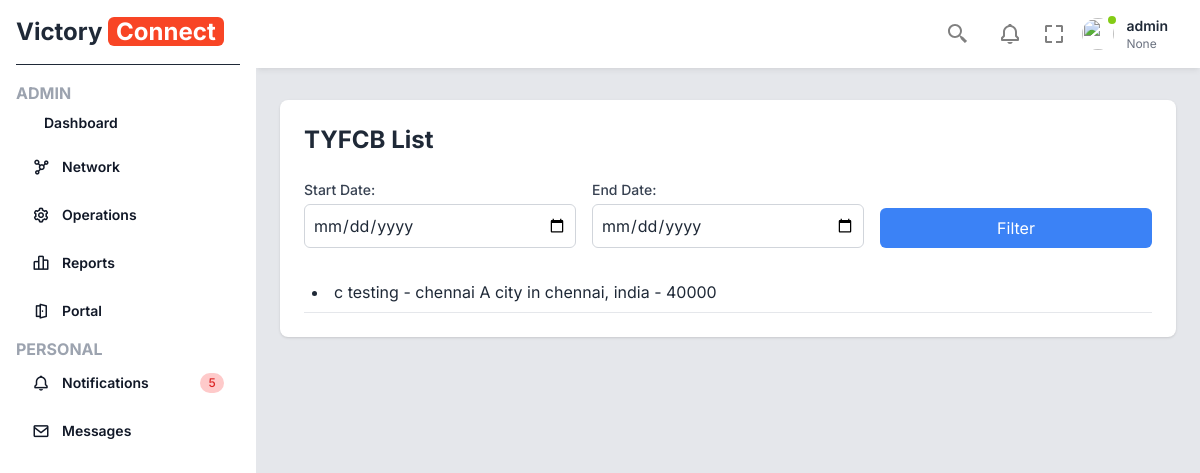
Page /tyfcb/ (signed in) on the earlier database version.
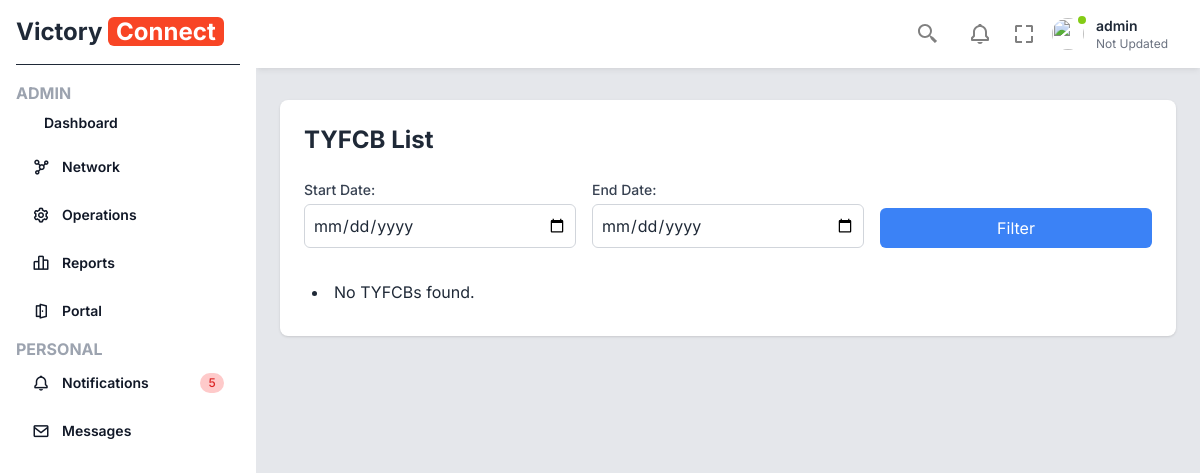
Same page on the later database version.
### base/models.py (models this page shows, shortened)
class MainProfile(models.Model):
    TITLE_CHOICES = [
        ('Mr.', 'Mr.'),
        ('Mrs.', 'Mrs.'),
        ('Miss', 'Miss'),
        ('Ms.', 'Ms.'),
        ('Dr.', 'Dr.'),
    ]
    GENDER_CHOICES = [
        ('Male', 'Male'),
        ('Female', 'Female'),
    ]
    MEMBERSHIP_STATUS_CHOICES = [
        ('Active', 'Active'),
        ('Not Active', 'Not Active'),
    ]
    uuid = models.UUIDField(default=uuid.uuid4, editable=False, unique=True)
    user = models.OneToOneField(User, on_delete=models.CASCADE)
    title = models.CharField(max_length=5, choices=TITLE_CHOICES, blank=True, null=True)
    first_name = models.CharField(max_length=100, blank=True, null=True)
    last_name = models.CharField(max_length=100, blank=True, null=True)
    suffix = models.CharField(max_length=100, blank=True, null=True)
    display_name = models.CharField(max_length=100, blank=True, null=True)
    gender = models.CharField(max_length=6, choices=GENDER_CHOICES)
    company_name = models.CharField(max_length=255, blank=True, null=True)
    product_service_description = models.CharField(max_length=255, blank=True, null=True)
    gst_registered_state = models.CharField(max_length=100, blank=True, null=True)
    gst_identification_number_or_pan = models.CharField(max_length=255, blank=True, null=True)
    industry = models.CharField(max_length=255, blank=True, null=True)
    classification = models.CharField(max_length=255, blank=True, null=True)
    requested_speciality = models.CharField(max_length=255, blank=True, null=True)
    membership_status = models.CharField(max_length=11, choices=MEMBERSHIP_STATUS_CHOICES)
    RenewalDueDate = models.CharField(max_length=255, blank=True, null=True)
    Chapter = models.ForeignKey('ChapterName', related_name='members', on_delete=models.SET_NULL, blank=True, null=True)
    my_business = models.TextField(blank=True, null=True)
    keywords = models.CharField(max_length=255, blank=True, null=True)

class TYFCB(models.Model):
    user = models.ForeignKey(User, on_delete=models.CASCADE)
    BUSINESS_TYPE_CHOICES = [
        ('new', 'New'),
        ('repeat', 'Repeat'),
    ]
    REFERRAL_TYPE_CHOICES = [
        ('tier_1', 'Tier 1'),
        ('tier_2', 'Tier 2'),
        ('tier_3+', 'Tier 3+'),
    ]
    id = models.UUIDField(primary_key=True, default=uuid.uuid4, editable=False)
    chapter_name = models.ForeignKey(ChapterName, on_delete=models.CASCADE)
    region_name = models.ForeignKey(Region, on_delete=models.CASCADE)
    referral_amount = models.IntegerField()
    business_type = models.CharField(max_length=10, choices=BUSINESS_TYPE_CHOICES)
    referral_type = models.CharField(max_length=10, choices=REFERRAL_TYPE_CHOICES)
    start_date = models.DateField(default=timezone.now)
    end_date = models.DateField(default=timezone.now)
    comments = models.TextField()

class ChapterName(models.Model):
    id = models.UUIDField(primary_key=True, default=uuid.uuid4, editable=False)
    chapter_name = models.CharField(max_length=255)
    last_updated_date = models.DateField(auto_now=True)
    def __str__(self):
        return self.chapter_name

class Region(models.Model):
    id = models.UUIDField(primary_key=True, default=uuid.uuid4, editable=False)
    country = models.ForeignKey(CountryData, related_name='regions', on_delete=models.CASCADE)
    city = models.ForeignKey(CityData, related_name='regions', on_delete=models.CASCADE)
    region_name = models.CharField(max_length=255)
    last_updated_date = models.DateField(auto_now=True)
    member_positions = models.ManyToManyField('RegionMemberPosition', related_name='regions', blank=True)
    def __str__(self):
        return f'{self.region_name} in {self.city}, {self.country}'

class CityData(models.Model):
    id = models.UUIDField(primary_key=True, default=uuid.uuid4, editable=False)
    city_name = models.CharField(max_length=255)
    country = models.ForeignKey(CountryData, related_name='cities', on_delete=models.CASCADE)
    last_updated_date = models.DateField(auto_now=True)
    def __str__(self):
        return self.city_name

class CountryData(models.Model):
    id = models.UUIDField(primary_key=True, default=uuid.uuid4, editable=False)
    country_name = models.CharField(max_length=255)
    last_updated_date = models.DateField(auto_now=True)
    def __str__(self):
        return self.country_name

### base/views/tyfcb.py (the view)
# urls.py: path('tyfcb/', tyfcb_list, name='tyfcb_list'),
@login_required
def tyfcb_list(request):
    form = request.GET
    start_date = form.get('start_date')
    end_date = form.get('end_date')
    query = Q(user=request.user)  # Filter by logged-in user
    if start_date and end_date:
        query &= Q(start_date__gte=start_date) & Q(end_date__lte=end_date)
    tyfcbs = TYFCB.objects.filter(query)
    return render(request, 'tyfcb/tyfcb_review.html', {'tyfcbs': tyfcbs, 'start_date': start_date, 'end_date': end_date})

### base/views/common.py (called while the page is built, shortened)
def common_data(request):
    context = {}
    if request.user.is_authenticated:
        current_user = request.user
        usr_name = current_user.username
        profile = MainProfile.objects.get(user=current_user)
        unseen_messages = oneToOneMessage.objects.filter(receiver=current_user, seen=False)
        unseen_messages_count = unseen_messages.count()
        unseen_messages_list = []
        context.update({
            'usr_profile': profile,
            'usr_name': usr_name,
            'unseen_messages_count': unseen_messages_count,
            'unseen_messages': unseen_messages_list,
        })
    else:
        context.update({
            'usr_name': "No name",
            'unseen_messages_count': 0,
            'unseen_messages': [],
        })
    return context

### templates/tyfcb/tyfcb_review.html
{% extends 'base.html' %}
{% block content %}
<div class="container mx-auto px-4 py-8">
    <div class="max-w-4xl mx-auto bg-white p-6 rounded-lg shadow">
        <h2 class="text-2xl font-bold mb-6">TYFCB List</h2>
        <form method="get" class="mb-6 grid grid-cols-1 md:grid-cols-3 gap-4 items-end">
            <div>
                <label for="start_date" class="block text-sm font-medium text-gray-700">Start Date:</label>
                <input type="date" name="start_date" id="start_date" value="{{ start_date }}" class="mt-1 block w-full p-2 border border-gray-300 rounded-md">
            </div>
            <div>
                <label for="end_date" class="block text-sm font-medium text-gray-700">End Date:</label>
                <input type="date" name="end_date" id="end_date" value="{{ end_date }}" class="mt-1 block w-full p-2 border border-gray-300 rounded-md">
            </div>
            <button type="submit" class="px-4 py-2 bg-blue-500 text-white rounded-md hover:bg-blue-600">Filter</button>
        </form>
        <ul class="list-disc list-inside">
            {% for tyfcb in tyfcbs %}
                <li class="p-2 border-b border-gray-200">{{ tyfcb.chapter_name }} - {{ tyfcb.region_name }} - {{ tyfcb.referral_amount }}</li>
            {% empty %}
                <li class="p-2">No TYFCBs found.</li>
            {% endfor %}
        </ul>
    </div>
</div>
{% endblock %}

### templates/base.html (shortened to what the changed rows need)
<!DOCTYPE html>
<html lang="en">
<head>
    <link href="https://fonts.bunny.net/css?family=figtree:400,500,600&display=swap" rel="stylesheet" />
    <link href='https://unpkg.com/boxicons@2.1.4/css/boxicons.min.css' rel='stylesheet'>
    <link href="https://cdn.jsdelivr.net/npm/remixicon@3.5.0/fonts/remixicon.css" rel="stylesheet">
    <script src="https://cdn.tailwindcss.com"></script>
     <link href="https://cdn.jsdelivr.net/npm/tailwindcss@2.2.19/dist/tailwind.min.css" rel="stylesheet">
     <link href="https://cdn.jsdelivr.net/npm/select2@4.1.0-rc.0/dist/css/select2.min.css" rel="stylesheet" />
     <link rel="stylesheet" href="https://cdnjs.cloudflare.com/ajax/libs/dropzone/5.9.3/dropzone.min.css">
</head>
<body class="text-gray-800 font-inter">
    <div class="fixed left-0 top-0 w-64 h-full bg-white p-4 z-50 sidebar-menu transition-transform">
        <a href="#" class="flex items-center pb-4 border-b border-b-gray-800">
            <h2 class="font-bold text-2xl">Victory <span class="bg-[#f84525] text-white px-2 rounded-md">Connect</span></h2>
        </a>
    </div>
    <main class="w-full md:w-[calc(100%-256px)] md:ml-64 bg-gray-200 min-h-screen transition-all main">
        <div class="py-2 px-6 bg-white flex items-center shadow-md shadow-black/5 sticky top-0 left-0 z-30">
            <ul class="ml-auto flex items-center">
                <li class="dropdown ml-3">
                    <button type="button" class="dropdown-toggle flex items-center">
                        <div class="p-2 md:block text-left">
                            <h2 class="text-sm font-semibold text-gray-800">{{ usr_name }}</h2>
                            <p class="text-xs text-gray-500">{{ usr_profile.display_name }}</p>
                        </div>
                    </button>
                </li>
            </ul>
        </div>
        {% block content %}
        {% endblock %}
    </main>
</body>
</html>

Differences in the rows shown:
removed TYFCB: chapter_name "c testing", region_name "chennai A city in chennai, india", referral_amount "40000"
changed MainProfile: display_name "None" → "Not Updated"
Other differences:
text now shown: "No TYFCBs found."
